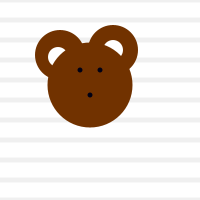
Frame 1 (no input)
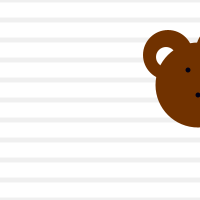
Frame 60 (the mouse pressed at the canvas centre just before this capture)
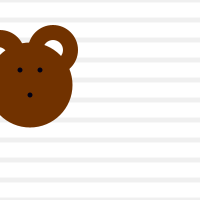
Frame 120 (the mouse held since frame 60 and released just before this capture)

The Processing sketch that drew these frames (run headless with seeded random() and noise(); from frame 60 on, the mouse is pressed at the canvas centre):

// Processing sketch: processing_125148
// ── processing_125148.pde

int monsterX;
int monsterY;
int teller;
int richting;
boolean test;

int y;  
int spatie;
int stop; 


/*
/*int y = 80
int x = 50
int spacing = 10;
int len = 20;

line(x,y,x,y+len);

x = x + spacing;
line (x,y,x,y+len);*/


void setup(){
  size(200,200);
  monsterX = 60;
  monsterY = 55;
  
 teller = 0;
 richting = 4;
 test = false;
 
  y = 0;
  spatie = 20;
  stop = 500;


}

void draw(){
  background(255);
  
noStroke();
ellipseMode(CENTER);
rectMode(CENTER);
 

while(y < stop){
   println("test");
   noStroke();
   fill(240);
   rect(0,y,400,5);
   y = y + spatie;
}

y = 0;
  
  
if(test == true){
  fill(113,50,170);                         //ear1
ellipseMode(CENTER);                        //ear1
ellipse(monsterX,monsterY,50,50);           //ear1
}
if(test == false){
  fill(113,50,0);                           //ear1
ellipseMode(CENTER);                        //ear1
ellipse(monsterX,monsterY,50,50);           //ear1
}


if(test == true){
fill(113,50,170);                           //ear2
ellipseMode(CENTER);                        //ear2
ellipse(monsterX+53,monsterY-5,50,50);      //ear2
}
if(test == false){
fill(113,50,0);                             //ear2
ellipseMode(CENTER);                        //ear2
ellipse(monsterX+53,monsterY-5,50,50);      //ear2
}

fill(255,255,255);                          //inear1
ellipseMode(CENTER);                        //inear1
ellipse(monsterX-2,monsterY+2,20,20);       //inear1


fill(255,255,255);                          //inear2
ellipseMode(CENTER);                        //inear2
ellipse(monsterX+53,monsterY-5,20,20);      //inear2








if(test == true){
fill(113,50,170);                           //head
ellipseMode(CENTER);                        //head
ellipse(monsterX+30,monsterY+30,85,85);     //head
}
if(test == false){
fill(113,50,0);                             //head
ellipseMode(CENTER);                        //head
ellipse(monsterX+30,monsterY+30,85,85);     //head
}


fill(0,0,20);                               //eye1
ellipseMode(CENTER);                        //eye1
ellipse(monsterX+40,monsterY+15,5,5);       //eye1


fill(0,0,20);                               //eye2
ellipseMode(CENTER);                        //eye2
ellipse(monsterX+20,monsterY+15,5,5);       //eye2


fill(0,0,20);                               //nose
ellipseMode(CENTER);                        //nose
ellipse(monsterX+30,monsterY+40,5,5);       //nose





//fill(255,255,255);        //mouth
//rect(monsterX+20,monsterY+50,monsterX-56,monsterY-45);        //mouth  
//rect(monsterX+24,monsterY+50,monsterX-56,monsterY-45);        //mouth
//rect(monsterX+28,monsterY+50,monsterX-56,monsterY-45);        //mouth
//rect(monsterX+32,monsterY+50,monsterX-56,monsterY-45);        //mouth
//rect(monsterX+36,monsterY+50,monsterX-56,monsterY-45);        //mouth
line(monsterX+20,monsterY+60,monsterX+40,monsterY+60);          //mouth


line(monsterX+30,monsterY+40,monsterX-15,monsterY+25);          //nosehairleft1
line(monsterX+30,monsterY+40,monsterX-15,monsterY+35);          //nosehairleft2
line(monsterX+30,monsterY+40,monsterX-15,monsterY+45);          //nosehairleft3

line(monsterX+30,monsterY+40,monsterX+80,monsterY+25);          //nosehairright1
line(monsterX+30,monsterY+40,monsterX+80,monsterY+35);          //nosehairright2
line(monsterX+30,monsterY+40,monsterX+80,monsterY+45);          //nosehairright3

monsterX = monsterX-richting;

if(monsterX>200 || monsterX<0){
  richting = -richting;
  teller = teller+1;
  println(teller);
  println(test);
}
  
if(teller==10){
  test = !test;
  teller = 0;
  
  


}
}
